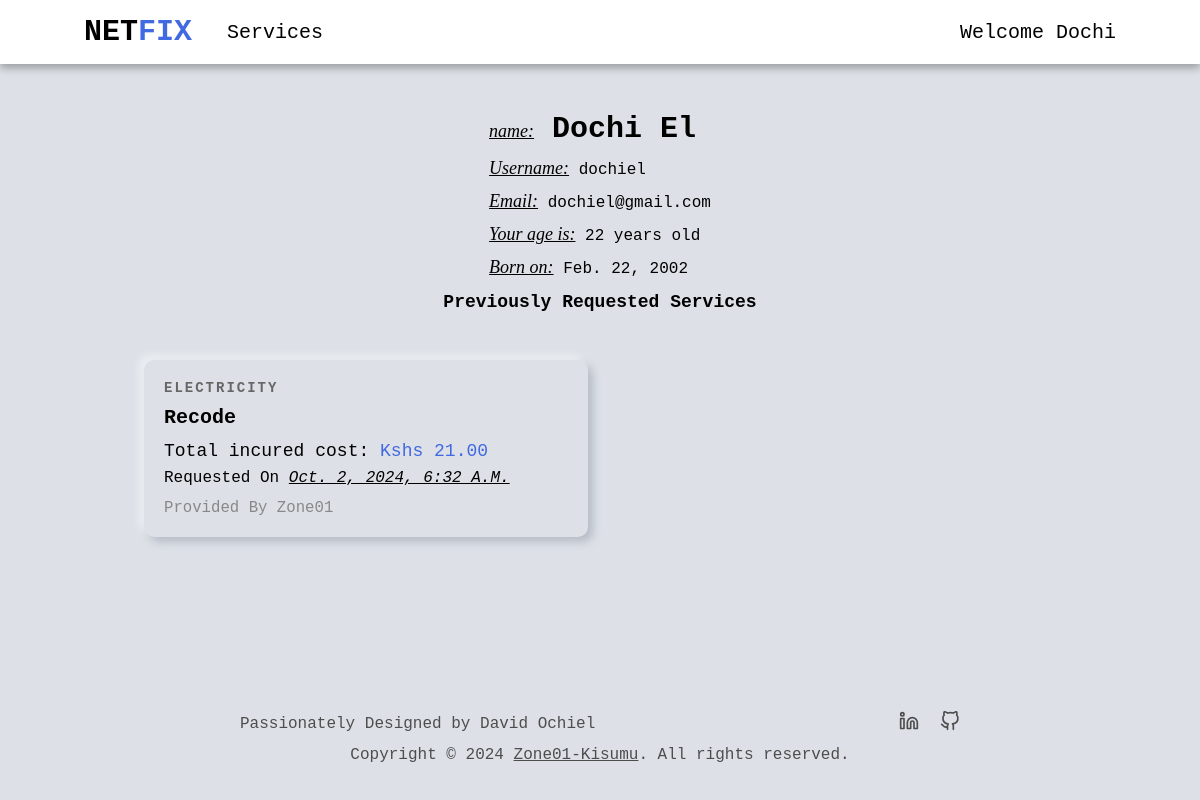
Before: /customer/profile/ (signed in) with the older database file.
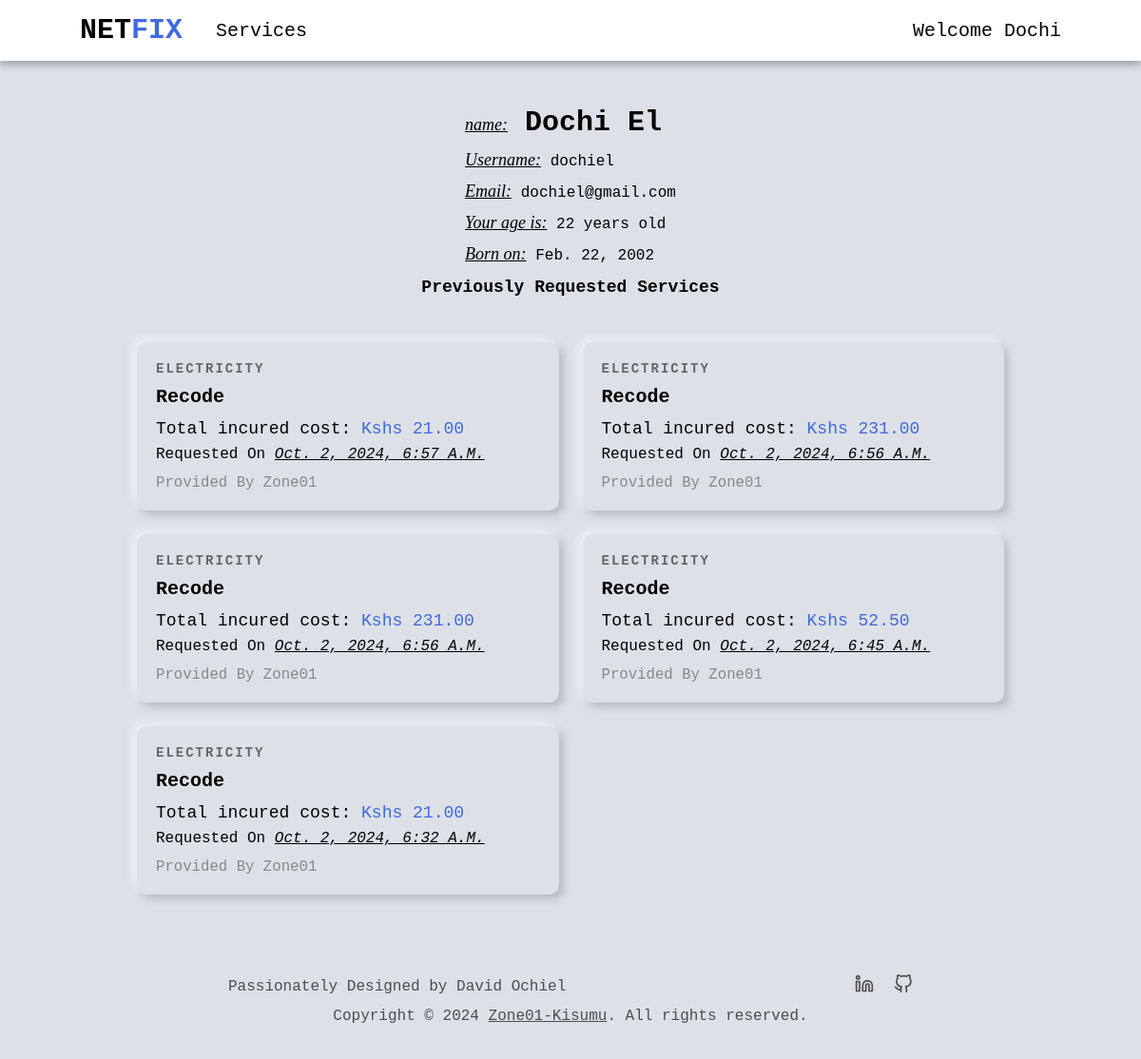
After: the same page with the newer database file.
### users/models.py (models this page shows, shortened)
class User(AbstractUser):
    is_company = models.BooleanField(default=False)
    is_customer = models.BooleanField(default=False)
    email = models.EmailField(max_length=100, unique=True)
    username = models.CharField(max_length=100, unique=True)
    id = models.UUIDField(default=uuid.uuid4, unique=True, primary_key=True, editable=False)
    USERNAME_FIELD = 'email'
    REQUIRED_FIELDS = ['username']

class Customer(models.Model):
    user = models.OneToOneField(User, on_delete=models.CASCADE, primary_key=True)
    d_o_b = models.DateField(null=True, blank=True)

class Company(models.Model):
    user = models.OneToOneField(User, on_delete=models.CASCADE, primary_key=True)
    choices = (
        ('Air Conditioner', 'Air Conditioner'),
        ('All in One', 'All in One'),
        ('Carpentry', 'Carpentry'),
        ('Electricity', 'Electricity'),
        ('Gardening', 'Gardening'),
        ('Home Machines', 'Home Machines'),
        ('House Keeping', 'House Keeping'),
        ('Interior Design', 'Interior Design'),
        ('Locks', 'Locks'),
        ('Painting', 'Painting'),
        ('Plumbing', 'Plumbing'),
        ('Water Heaters', 'Water Heaters'),
    )
    field = models.CharField(max_length=30, blank=False, null=False, default="", choices=choices)
    class Meta:
        verbose_name = 'Company'
        verbose_name_plural = 'Companies'
    def __str__(self):
        return self.user.username

### services/models.py (models this page shows, shortened)
class RequestService(models.Model):
    customer = models.ForeignKey(Customer, on_delete=models.CASCADE)
    service = models.ForeignKey(Service, on_delete=models.CASCADE)
    address = models.CharField(max_length=200)
    time = models.IntegerField(default=1)
    total_cost = models.DecimalField(decimal_places=2, max_digits=5)
    date = models.DateTimeField(auto_now=True, null=False)
    id = models.UUIDField(default=uuid.uuid4, unique=True, primary_key=True, editable=False)
    class Meta:
        verbose_name = 'Requested service'
        verbose_name_plural = 'Requested services'

class Service(models.Model):
    company = models.ForeignKey(Company, default="", on_delete=models.CASCADE)
    name = models.CharField(max_length=40)
    description = models.TextField()
    price_hr = models.DecimalField(decimal_places=2, max_digits=5)
    choices = (
        ('Air Conditioner', 'Air Conditioner'),
        ('Carpentry', 'Carpentry'),
        ('Electricity', 'Electricity'),
        ('Gardening', 'Gardening'),
        ('Home Machines', 'Home Machines'),
        ('House Keeping', 'House Keeping'),
        ('Interior Design', 'Interior Design'),
        ('Locks', 'Locks'),
        ('Painting', 'Painting'),
        ('Plumbing', 'Plumbing'),
        ('Water Heaters', 'Water Heaters'),
    )
    field = models.CharField(max_length=30, blank=False, null=False, default="", choices=choices)
    date = models.DateTimeField(auto_now=True, null=False)
    id = models.UUIDField(default=uuid.uuid4, unique=True, primary_key=True, editable=False)
    def __str__(self):
        return self.name

### users/views.py (the view, shortened to what this page needs)
# urls.py: path('customer/profile/', v.customer_profile, name='customer_profile'),
@login_required(login_url='login_user')
def customer_profile(request):
    user = User.objects.get(username=request.user.username)
    requested_services = user.customer.requestservice_set.all().order_by('-date')
    d_o_b = user.customer.d_o_b
    current_date = timezone.now().date()
    age = current_date.year - d_o_b.year
    if (current_date.month < d_o_b.month) or (current_date.month == d_o_b.month and current_date.day < d_o_b.day):
        age -= 1
    context = {
        "profile": user,
        "age": age,
        'requested_services': requested_services,
    }
    return render(request, "users/profile.html", context)

### users/templates/users/profile.html (shortened to what this page needs)
{% extends 'main/base.html' %}
{% block content %}
<section class="non-hero-container">
    {% if request.user.is_authenticated and user.username == profile.username and user.is_customer %}
    <div class="profile-details-header customer-details-header">
        <div class="header-content">
            <h1 class="full-name">
                <span class="profile-usher">name:</span> <span>{{profile.first_name}}
                </span><span>{{profile.last_name}}</span>
            </h1>
            <p class="username"><span class="profile-usher">Username:</span> {{profile.username}}</p>
            <p class="email"><span class="profile-usher">Email:</span> {{profile.email}}</p>
            <p class="age"><span class="profile-usher">Your age is:</span> {{age}} years old</p>
            <p class="age"><span class="profile-usher">Born on:</span> {{profile.customer.d_o_b}}</p>
        </div>
    </div>
    <div class="services-header  services-header-profile">
        <h1>Previously Requested Services</h1>
    </div>
    {% if requested_services %}
    <div class="services-grid">
        {% for requested_service in requested_services %}
        <a href="{% url 'index' requested_service.service.id %}" class="service-card">
            <div class="card-content">
                <p class="service-category">{{ requested_service.service.field }}</p>
                <h2 class="service-name">{{ requested_service.service }}</h2>
                <p class="service-price"><span>Total incured cost:</span> Kshs {{ requested_service.total_cost }}</p>
                <p class="service-date">requested on <span>{{requested_service.date}}</span></p>
                <p class="service-company">provided by {{requested_service.service.company}}</p>
            </div>
        </a>
        {% endfor %}
    </div>
    {% else %}
    <div class="no-profile-services">
        <p>Seems like your service request adventure hasn't begun yet.</p>
        <a class="btn-link" href="{% url 'service_list' %}">Explore services</a>
    </div>
    {% endif %}
    {% endif %}
</section>
{% endblock content %}

### main/templates/main/base.html (shortened to what this page needs)
<!DOCTYPE html>
{% load static %}
<html lang="en">
<head>
    <link rel="stylesheet" href="{% static 'css/style.css' %}" />
</head>
<body>
    {% include 'main/nav.html' %}
    <div class="body-wrapper">
        <div class="main-body">
            {% block content %}
            {% endblock content %}
        </div>
        {% include 'main/footer.html' %}
    </div>
</body>
</html>

### main/templates/main/nav.html (shortened to what this page needs)
<nav class="navbar">
    <div class="left-nav">
        <h1><a class="logo" href="{% url 'home' %}">NET<span>FIX</span></a></h1>
        <div class="services-dropdown">
            <a class="royal-hover" href="{% url 'service_list' %}">Services</a>
        </div>
    </div>
    <div class="account-dropdown">
        {% if request.user.is_authenticated %}
        <span class="royal-hover welcome-nav-text">Welcome {{user.first_name}}</span>
        {% else %}
        <span class="royal-hover">Account</span>
        {% endif %}
    </div>
</nav>

### main/templates/main/footer.html (shortened to what this page needs)
<footer id="footer">
    <div class="top">
        <div class="designed-by">
            <p>Passionately Designed by David Ochiel</p>
        </div>
        <div class="social-links">
            <a href="https://www.linkedin.com/in/nguonodave/" class="royal-hover" target="_blank">
            </a>
            <a href="https://github.com/nguonodave" class="royal-hover" target="_blank">
            </a>
        </div>
    </div>
    <div class="copyright">
        <p>Copyright © <span id="year"></span> <a href="https://www.zone01kisumu.ke/" class="royal-hover"
                target="_blank">Zone01-Kisumu</a>. All rights reserved.</p>
    </div>
</footer>

### static/css/style.css (style rules this page uses)
* { margin: 0; padding: 0; box-sizing: border-box; font-family: 'Courier New', Courier, monospace; }
:root { --nav-height: 8vh; --default-back: #dde1e7; }
a { text-decoration: none; color: black; }
.navbar { background-color: white; display: flex; align-items: center; justify-content: space-between; text-align: center; position: fixed; width: 100%; height: var(--nav-height); font-size: 20px; padding: 0 7%; box-shadow: 0 4px 8px rgba(0, 0, 0, 0.3); top: 0; z-index: 100; }
.left-nav { display: flex; align-items: center; }
.left-nav h1 { margin-right: 35px; }
.logo span { color: royalblue; }
.account-dropdown, .services-dropdown { position: relative; display: inline-block; }
.account-dropdown span { cursor: pointer; }
.welcome-nav-text { text-transform: capitalize; }
.main-body { background: var(--default-back); flex: 1; }
.non-hero-container { padding: 3rem 12%; }
.services-grid { display: grid; grid-template-columns: repeat(auto-fill, minmax(300px, 1fr)); gap: 25px; }
.services-header { display: flex; align-items: center; justify-content: center; flex-direction: column; margin-bottom: 25px; text-transform: capitalize; }
.service-card { border-radius: 10px; box-shadow: -5px -5px 9px rgba(255,255,255,0.45), 5px 5px 9px rgba(94,104,121,0.3); transition: transform 0.3s; cursor: pointer; text-decoration: none; color: black; display: block; }
.card-content { padding: 20px; }
.service-category { font-size: 14px; font-weight: 800; color: #666; margin-bottom: 10px; text-transform: uppercase; letter-spacing: 2px; }
.service-name { font-size: 20px; text-transform: capitalize; font-weight: bold; margin-bottom: 12px; }
.service-price { font-size: 18px; color: royalblue; margin-bottom: 8px; }
.service-price span { color: black; }
.service-date { font-size: 16px; text-transform: capitalize; margin-bottom: 12px; }
.service-date span { text-decoration: underline; font-style: italic; }
.service-company { font-size: 98%; text-transform: capitalize; color: #888; }
.profile-details-header { display: flex; flex-direction: column; justify-content: center; margin-bottom: 30px; padding: 25px 0; position: relative; height: 180px; }
.customer-details-header { margin-bottom: 0; }
.header-content { display: block; position: absolute; left: 50%; transform: translateX(-50%); height: 100%; }
.profile-details-header .full-name { text-transform: capitalize; font-size: 30px; margin-bottom: 12px; }
.profile-details-header .username, .profile-details-header .email, .profile-details-header .age { font-size: 100%; margin-bottom: 12px; }
.profile-usher { all: initial; font-size: 18px; font-style: italic; text-decoration: underline; }
.services-header-profile { font-size: 12px; margin-bottom: 6vh; }
.body-wrapper { display: flex; flex-direction: column; min-height: 92vh; margin-top: 8vh; }
footer { background-color: var(--default-back); width: 100%; padding: 3%; display: flex; justify-content: center; align-items: center; flex-direction: column; color: hsl(0, 0%, 30%); list-style: none; font-size: 1rem; }
footer a { color: hsl(0, 0%, 30%); }
footer .top { display: flex; justify-content: space-between; align-items: center; width: 70%; margin-bottom: 10px; max-width: 45rem; }
.social-links { display: flex; }
.social-links a:first-child { margin-right: 21px; }
svg { color: inherit; height: 20px; width: 20px; }
.copyright a { text-decoration: underline; }

Changed rows visible on the page:
added RequestService: service.field "ELECTRICITY", service "Recode", total_cost "21.00", date "Oct. 2, 2024, 6:57 A.m.", service.company "Zone01"
added RequestService: service.field "ELECTRICITY", service "Recode", total_cost "231.00", date "Oct. 2, 2024, 6:56 A.m.", service.company "Zone01"
added RequestService: service.field "ELECTRICITY", service "Recode", total_cost "231.00", date "Oct. 2, 2024, 6:56 A.m.", service.company "Zone01"
added RequestService: service.field "ELECTRICITY", service "Recode", total_cost "52.50", date "Oct. 2, 2024, 6:45 A.m.", service.company "Zone01"
